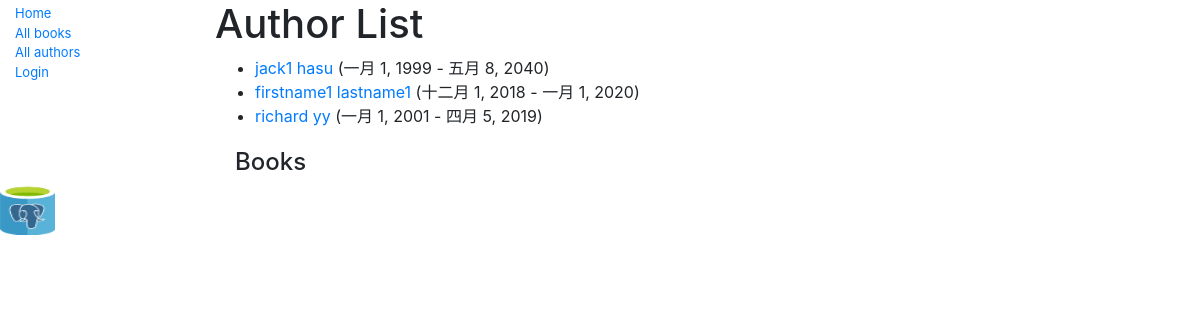
Screenshot of /catalog/authors/ with the database file from the repository.
### catalog/models.py (models this page shows, shortened)
class Author(models.Model):
    first_name = models.CharField(max_length=100)
    last_name = models.CharField(max_length=100)
    date_of_birth = models.DateField(null=True, blank=True)
    date_of_death = models.DateField('Died', null=True, blank=True)
    class Meta:
        ordering = ['last_name', 'first_name']
    def get_absolute_url(self):
        return reverse('author-detail', args=[str(self.id)])

### catalog/views.py (the view)
# urls.py: path('authors/', views.AuthorListView.as_view(), name='authors'),
class AuthorListView(generic.ListView):
    model = Author

### catalog/templates/catalog/author_list.html (shortened to what this page needs)
{% extends "base_generic.html" %}
{% block content %}
  <h1>Author List</h1>
  {% if author_list %}
  <ul>
    {% for author in author_list %}
      <li>
        <a href="{{ author.get_absolute_url }}">{{ author.first_name }} {{ author.last_name }} </a>({{author.date_of_birth}} - {{author.date_of_death}})
      </li>
    {% endfor %}
  </ul>
  {% else %}
    <p>There are no authors in the library.</p>
  {% endif %}
  <div style="margin-left:20px;margin-top:20px">
    <h4>Books</h4>
  </div>
{% endblock %}

### rows the page displays
Author: first_name "jack1", last_name "hasu", date_of_birth "一月 1, 1999", date_of_death "五月 8, 2040"
Author: first_name "firstname1", last_name "lastname1", date_of_birth "十二月 1, 2018", date_of_death "一月 1, 2020"
Author: first_name "richard", last_name "yy", date_of_birth "一月 1, 2001", date_of_death "四月 5, 2019"
